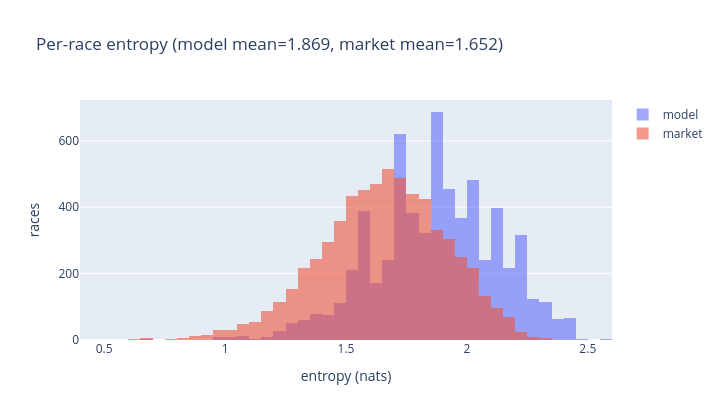

Notebook code for this chart:
### Code cell
diag.plot_entropy_hist(val).show()

### Figure 1 — Plotly figure (JSON) as saved in the notebook; plotly's stock layout.template omitted (floating-point values rounded to 4 significant figures; data arrays with more than 128 entries replaced by an {"elided": "..."} marker saying what was removed)
{"data": [{"name": "model", "nbinsx": 40, "opacity": 0.6, "type": "histogram", "x": {"elided": "6335 float values"}}, {"name": "market", "nbinsx": 40, "opacity": 0.6, "type": "histogram", "x": {"elided": "6335 float values"}}], "layout": {"barmode": "overlay", "height": 420, "title": {"text": "Per-race entropy (model mean=1.869, market mean=1.652)"}, "width": 720, "xaxis": {"title": {"text": "entropy (nats)"}}, "yaxis": {"title": {"text": "races"}}}}
